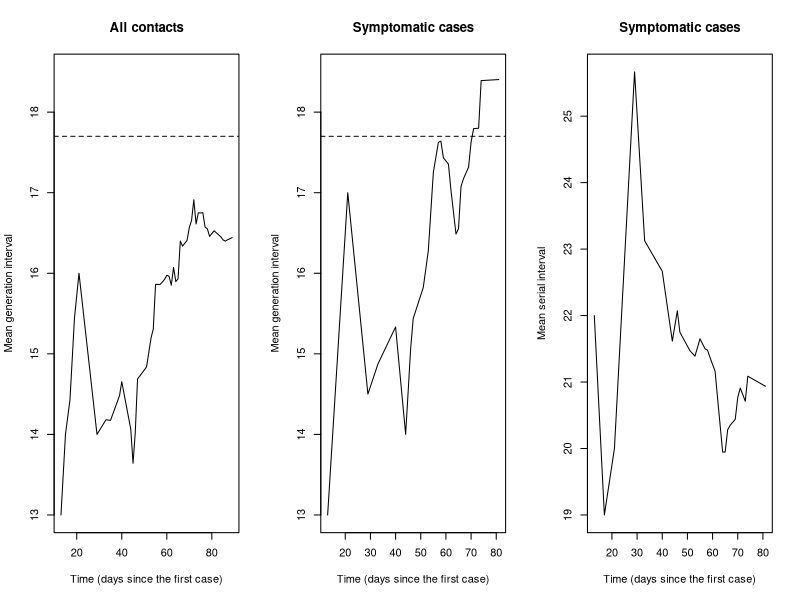

The R script that drew this image:
library(dplyr)

sp <- read.csv("../data/Smallpox_1951_Tilburg_NL.csv")

sp2 <- sp %>%
	mutate(exposure=as.numeric(as.Date(Exposure_date)),
		   symptom=as.numeric(as.Date(DOD))) %>%
	mutate(exposure=exposure-min(exposure, na.rm=TRUE),
		   symptom=symptom-min(symptom, na.rm=TRUE))

dd <- data.frame(
	time=sp2$exposure,
	gen=sp2$exposure - sp2$exposure[match(sp2$IDSource, sp2$ID)],
	serial=sp2$symptom - sp2$symptom[match(sp2$IDSource, sp2$ID)],
	source=sp2$IDSource,
	recipient=sp2$ID,
	type=sp2$Type
) %>%
	filter(!is.na(gen), gen > 0) %>% ## there is one case where gen < 0 so I get rid of it
	arrange(time)

dd_contact <- dd %>%
	group_by(time) %>%
	summarize(
		sum=sum(gen),
		weight=length(gen)
	) %>%
	mutate(
		mean=cumsum(sum)/cumsum(weight)
	)

dd_case <- dd %>%
	filter(type=="Case") %>%
	group_by(time) %>%
	summarize(
		sum=sum(gen),
		weight=length(gen)
	) %>%
	mutate(
		mean=cumsum(sum)/cumsum(weight)
	)

dd_serial <- dd %>%
	filter(type=="Case", !is.na(serial)) %>%
	group_by(time) %>%
	summarize(
		sum=sum(serial),
		weight=length(serial)
	) %>%
	mutate(
		mean=cumsum(sum)/cumsum(weight)
	)

pdf("smallpox.pdf", width=10, height=3)
par(mfrow=c(1, 3))
plot(dd_contact$time, dd_contact$mean, type="l",
	 xlab="Time (days since the first case)",
	 ylab="Mean generation interval",
	 ylim=c(13, 18.5))
title("All contacts")
abline(h=17.7, lty=2)

plot(dd_case$time, dd_case$mean, type="l",
	 xlab="Time (days since the first case)",
	 ylab="Mean generation interval",
	 ylim=c(13, 18.5))
title("Symptomatic cases")
abline(h=17.7, lty=2)

plot(dd_serial$time, dd_serial$mean, type="l",
	 xlab="Time (days since the first case)",
	 ylab="Mean serial interval")
title("Symptomatic cases")
abline(h=17.7, lty=2)
dev.off()
